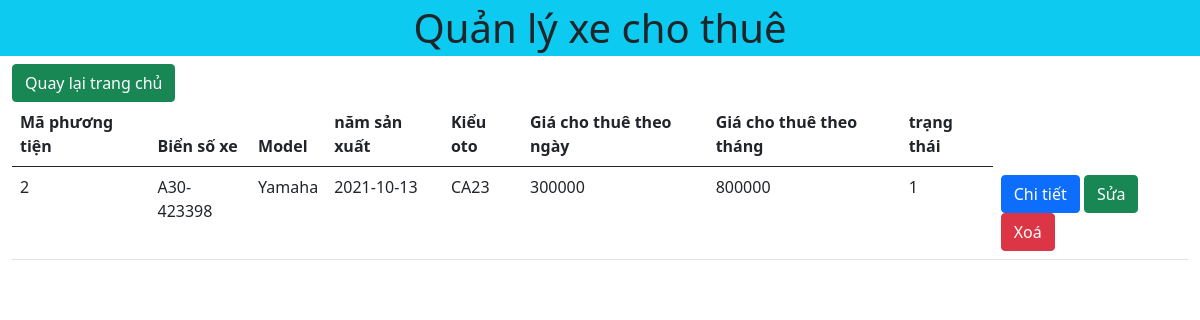
Page /info.php?id=2 on the committed database.
### tables this page shows
CREATE TABLE `tb_rentcar` (
  `vehicle_id` int(10) NOT NULL,
  `license_no` varchar(20) NOT NULL,
  `model` varchar(20) NOT NULL,
  `year` date NOT NULL,
  `ctype` varchar(50) NOT NULL,
  `drate` int(10) NOT NULL,
  `wrate` int(10) NOT NULL,
  `status` tinyint(1) NOT NULL
);

### src/info.php (the view, shortened to what this page needs)
<?php include './header.php';
$id = $_GET['id'];
?>
<a href="index.php" class="btn btn-success">Quay lại trang chủ</a>
<table class="table table-responsive">
    <thead>
        <tr>
            <th scope="col">Mã phương tiện</th>
            <th scope="col">Biển số xe</th>
            <th scope="col">Model</th>
            <th scope="col">năm sản xuất</th>
            <th scope="col">Kiểu oto</th>
            <th scope="col">Giá cho thuê theo ngày</th>
            <th scope="col">Giá cho thuê theo tháng</th>
            <th scope="col">trạng thái</th>
        </tr>
    </thead>
    <tbody>
        <?php
        include './config.php';
        $sql = "SELECT * FROM tb_rentcar WHERE vehicle_id = '$id'";
        $result = mysqli_query($conn, $sql);
        if (mysqli_num_rows($result) > 0) {
            while ($row = mysqli_fetch_assoc($result)) {
                echo "<tr>";
                echo '<td>' . $row['vehicle_id'] . '</td>';
                echo '<td>' . $row['license_no'] . '</td>';
                echo '<td>' . $row['model'] . '</td>';
                echo '<td>' . $row['year'] . '</td>';
                echo '<td>' . $row['ctype'] . '</td>';
                echo '<td>' . $row['drate'] . '</td>';
                echo '<td>' . $row['wrate'] . '</td>';
                echo '<td>' . $row['status'] . '</td>';
                echo '<td>
                <a href="./info.php?id=' . $row['vehicle_id'] . '" class="btn btn-primary">Chi tiết</a>
                <a href="process/edit.php?id=' . $row['vehicle_id'] . '" class="btn btn-success">Sửa</a>
                <a href="process/delete.php?id=' . $row['vehicle_id'] . '" class="btn btn-danger">Xoá</a>
                </td>';
                echo '</tr>';
            }
        }
        ?>
    </tbody>
</table>
<?php include './footer.php' ?>

### rows in the picture
tb_rentcar: vehicle_id "2", license_no "A30-423398", model "Yamaha", year "2021-10-13", ctype "CA23", drate "300000", wrate "800000", status "1"
